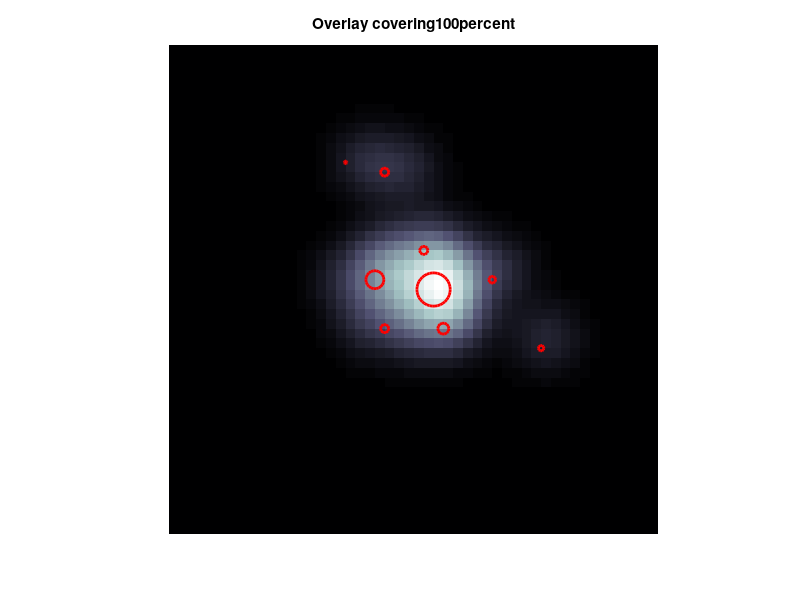

Recreate this plot in MATLAB.
function spotprops=peel_spots_from_image(im,Psf,ChipFract,RelChangeStop,sho);
%JWJK_C:-------------------------------------------------------------------
%Title: Multi-peak subtractor
%
%Summary: This function subtracts 2D Gaussians of fixed width from an image until a stop criterion
%is met. the gaussians can then be used for reconstructing the curve in
%main components, for example defined by optical separation.

%Output: %spotprops; table containing:
%     spotcount 
%     Peak 
%     Xpos 
%     Ypos 
%     Psf 
%     ThisSpotFraction
%     CoveredFraction
%     RelChange  
%
%Project: BN_CD16_Greg, Fabai ; JacobKers 2016
%:JWJK_C-------------------------------------------------------------------

if nargin<5  %make blob demo picture to show workings
%% example analysis settings
Psf=2.7;            %point spread function to use for peeling of spots
ChipFract=1;        %fraction of peak height to subtract
RelChangeStop=0.03; %stop criterio based on relative change of covered fraction
sho=1;              %for plotting
%% example blob picture
psf0=2.5;
hfz=25; blobno=20;
blobposX=hfz/5*randn(blobno,1)+hfz;
blobposY=hfz/5*randn(blobno,1)+hfz;
im=zeros(2*hfz+1,2*hfz+1);
for ii=1:blobno
    im=im+TwoDGaussNormPeak(im,blobposX(ii),blobposY(ii),psf0);
end
end

stopit=0;
PeelIm=im;
BuildIm=0*im;
spotcount=0;
CoveredFraction=[];
spotprops=[];
close all;

while ~stopit
    [~,Xpos]=max(max(PeelIm));
    [Peak,Ypos]=max(max(PeelIm'));
    SpotIm= ChipFract*Peak*TwoDGaussNormPeak(im,Xpos,Ypos,Psf);        
    PeelIm=PeelIm-SpotIm;    
    PeelIm(PeelIm<0)=0;     
    BuildIm=BuildIm+SpotIm;
    spotcount=spotcount+1;
    CoveredFraction(spotcount)=sum(BuildIm(:))/sum(im(:));
    ThisSpotFraction(spotcount)=sum(SpotIm(:))/sum(im(:));     
    if spotcount>1 %check progress
        RelChange=(CoveredFraction(spotcount)...
                  -CoveredFraction(spotcount-1))./...
                   CoveredFraction(spotcount);
       if (RelChange<RelChangeStop) | (CoveredFraction(end)>1.1),...
               stopit=1; 
       end                             
    else
        RelChange=1;
    end        
    spotprops=[[spotprops];...
        [spotcount Peak Xpos Ypos Psf ThisSpotFraction(spotcount) ...
         CoveredFraction(spotcount) RelChange]];  
    if sho
        pcolor(PeelIm'); shading flat, colormap bone;
        axis equal; axis tight; axis off; hold on;
        caxis([min(im(:)) max(im(:))]);
        title('residu');
        pause(0.1);
    end   
end


%% some final corrections to ensure counts are preserved   
sumfraction=sum(spotprops(:,6));  
spotprops(:,2)=spotprops(:,2)/sumfraction;
spotprops(:,6)=spotprops(:,6)/sumfraction;
spotprops(:,7)=spotprops(:,7)/sumfraction;

%% plot menu
if sho 
    PlotProps=spotprops;
    figure(1); 
    %subplot(1,2,1);
    pcolor(im'); shading flat, colormap bone; hold on;
    axis equal; axis tight; axis xy; hold on; 
    perc=num2str(round(100*PlotProps(end,7)));
        title(strcat('Overlay covering',perc,'percent'));
    scale=24/max(PlotProps(:,6));
    [LS,~]=size(PlotProps);
    for sp=1:LS
        mrksize=ceil(PlotProps(sp,6)*scale);
        x=PlotProps(sp,3);
        y=PlotProps(sp,4);

        plot(y,x,'ro','MarkerSize',max([mrksize 1]),'LineWidth',2);
        hold on; 
        %text(y+1,x+1,num2str(sp),'BackgroundColor','w');
        %axis equal;
    end
    if 0
    [LS,~]=size(PlotProps);
        for sp=1:LS
            x0=PlotProps(sp,3);
            y0=PlotProps(sp,4);
            sel=find(PlotProps(:,1)~=sp);
            otherspots=PlotProps(sel,:);
            otherx=otherspots(:,3);
            othery=otherspots(:,4);
            rr=((otherx-x0).^2+(othery-y0).^2).^0.5;
            near_ones=find(rr<2*Psf);
            pairsX=[otherx(near_ones)' ; 0*otherx(near_ones)'+x0];
            pairsY=[othery(near_ones)' ; 0*othery(near_ones)'+y0];
            plot(pairsX,pairsY,'r', 'LineWidth',2); hold on;               
        end        
    end
end

 function PP= TwoDGaussNormPeak(im,x0,y0,psf)
%This is the equation for a 2D gaussian
[r,c]=size(im);
[XX,YY]=meshgrid(1:c,1:r);
RR=((XX-x0).^2+(YY-y0).^2).^0.5;  %distance of allpixels to clickpoint
PP =exp (-(RR).^2./(2*psf.^2));       
